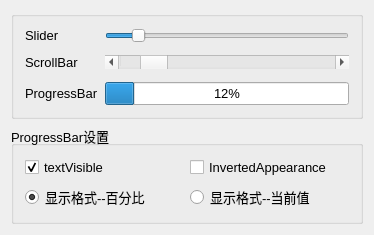
<?xml version="1.0" encoding="UTF-8"?>
<ui version="4.0">
 <class>Widget</class>
 <widget class="QWidget" name="Widget">
  <property name="geometry">
   <rect>
    <x>0</x>
    <y>0</y>
    <width>374</width>
    <height>228</height>
   </rect>
  </property>
  <property name="font">
   <font>
    <pointsize>10</pointsize>
   </font>
  </property>
  <property name="windowTitle">
   <string>Demo3_3 progressBar</string>
  </property>
  <layout class="QVBoxLayout" name="verticalLayout">
   <item>
    <widget class="QGroupBox" name="groupBox">
     <property name="title">
      <string/>
     </property>
     <layout class="QGridLayout" name="gridLayout">
      <property name="verticalSpacing">
       <number>12</number>
      </property>
      <item row="0" column="0">
       <widget class="QLabel" name="label">
        <property name="text">
         <string>Slider</string>
        </property>
       </widget>
      </item>
      <item row="0" column="1">
       <widget class="QSlider" name="slider">
        <property name="maximum">
         <number>200</number>
        </property>
        <property name="value">
         <number>23</number>
        </property>
        <property name="orientation">
         <enum>Qt::Horizontal</enum>
        </property>
        <property name="tickPosition">
         <enum>QSlider::NoTicks</enum>
        </property>
       </widget>
      </item>
      <item row="1" column="0">
       <widget class="QLabel" name="label_2">
        <property name="text">
         <string>ScrollBar</string>
        </property>
       </widget>
      </item>
      <item row="1" column="1">
       <widget class="QScrollBar" name="scrollBar">
        <property name="maximum">
         <number>200</number>
        </property>
        <property name="value">
         <number>23</number>
        </property>
        <property name="orientation">
         <enum>Qt::Horizontal</enum>
        </property>
        <property name="invertedAppearance">
         <bool>false</bool>
        </property>
       </widget>
      </item>
      <item row="2" column="0">
       <widget class="QLabel" name="label_3">
        <property name="text">
         <string>ProgressBar</string>
        </property>
       </widget>
      </item>
      <item row="2" column="1">
       <widget class="QProgressBar" name="progressBar">
        <property name="maximum">
         <number>200</number>
        </property>
        <property name="value">
         <number>24</number>
        </property>
        <property name="textVisible">
         <bool>true</bool>
        </property>
        <property name="invertedAppearance">
         <bool>false</bool>
        </property>
        <property name="textDirection">
         <enum>QProgressBar::TopToBottom</enum>
        </property>
       </widget>
      </item>
     </layout>
    </widget>
   </item>
   <item>
    <widget class="QGroupBox" name="groupBox_2">
     <property name="title">
      <string>ProgressBar设置</string>
     </property>
     <layout class="QGridLayout" name="gridLayout_2">
      <item row="0" column="0">
       <widget class="QCheckBox" name="chkBox_Visible">
        <property name="text">
         <string>textVisible</string>
        </property>
        <property name="checked">
         <bool>true</bool>
        </property>
       </widget>
      </item>
      <item row="0" column="1">
       <widget class="QCheckBox" name="chkBox_Inverted">
        <property name="text">
         <string>InvertedAppearance</string>
        </property>
       </widget>
      </item>
      <item row="1" column="0">
       <widget class="QRadioButton" name="radio_Percent">
        <property name="text">
         <string>显示格式--百分比</string>
        </property>
        <property name="checked">
         <bool>true</bool>
        </property>
       </widget>
      </item>
      <item row="1" column="1">
       <widget class="QRadioButton" name="radio_Value">
        <property name="text">
         <string>显示格式--当前值</string>
        </property>
        <property name="checked">
         <bool>false</bool>
        </property>
       </widget>
      </item>
     </layout>
    </widget>
   </item>
  </layout>
 </widget>
 <layoutdefault spacing="6" margin="11"/>
 <resources/>
 <connections/>
</ui>
